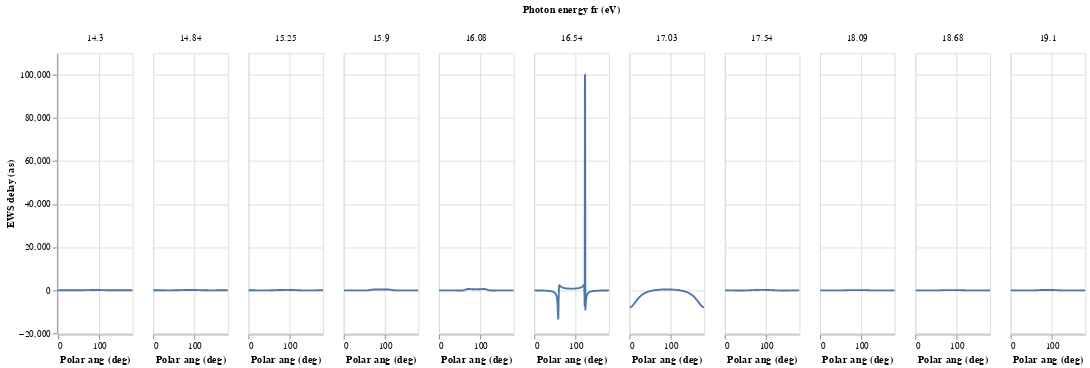

The cell this chart's notebook holds for it:
### Code cell
(
    alt
    .Chart(data)
    .mark_line()
    .encode(
        x="Polar ang (deg):Q",
        y="EWS delay (as):Q",
        column="Photon energy fr (eV):N",
        )
#     .transform_filter(datum["Photon energy fr (eV)"] == 16.54)
    .properties(width=80)
    .interactive(bind_x=False)
)

### Figure 1 — Vega-Lite specification as saved in the notebook (floating-point values rounded to 4 significant figures; data arrays with more than 128 entries replaced by an {"elided": "..."} marker saying what was removed)
{"$schema": "https://vega.github.io/schema/vega-lite/v2.6.0.json", "config": {"view": {"height": 300, "width": 400}}, "data": {"name": "data-92552c3b1cbc001b9bc46cd2a426bde4"}, "datasets": {"data-92552c3b1cbc001b9bc46cd2a426bde4": {"elided": "3465 records"}}, "encoding": {"column": {"field": "Photon energy fr (eV)", "type": "nominal"}, "x": {"field": "Polar ang (deg)", "type": "quantitative"}, "y": {"field": "EWS delay (as)", "type": "quantitative"}}, "mark": "line", "selection": {"selector004": {"bind": "scales", "encodings": ["y"], "mark": {"fill": "#333", "fillOpacity": 0.125, "stroke": "white"}, "on": "[mousedown, window:mouseup] > window:mousemove!", "resolve": "global", "translate": "[mousedown, window:mouseup] > window:mousemove!", "type": "interval", "zoom": "wheel!"}}, "width": 80}
